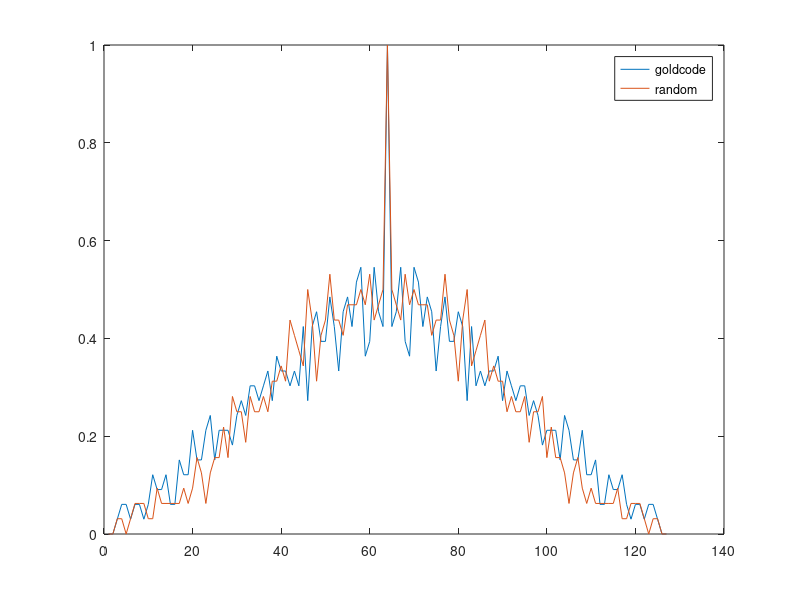

MATLAB code for this plot:
%https://www.hindawi.com/journals/ijap/2015/956735/

clear all;

polynom1 = [0 1 0 0 1 1 0 1];
polynom2 = [0 0 0 1 0 1 0 1];
LFSR1=[0 0 0 0 1 0 0 1];
LFSR2=[0 1 0 0 0 1 0 1];
i = 1;
equal = 1;
while(i<=64)
    code1(i) = LFSR1(8)
    inter1 = mod(polynom1*LFSR1',2);
    for(k = 1:7)
       n = 9-k;
       LFSR1(n)= LFSR1(n-1);
    end
    LFSR1(1) = inter1;
    code2(i) = LFSR2(8);
    inter2 = mod(polynom2*LFSR2',2);
    for(k = 1:7)
       n = 9-k;
       LFSR2(n)= LFSR2(n-1);
    end
    LFSR2(1) = inter2;
    
    result(i) = mod(code1(i)+code2(i),2);    
    i=i+1;
end
figure;
autocorrelation = conv(result, fliplr(result));
autocorrelation = autocorrelation/max(autocorrelation);
plot(autocorrelation);
hold on;
result2 =0.5+0.5*sign(randn(1,64));
autocorrelation2 = conv(result2, fliplr(result2));
autocorrelation2 = autocorrelation2/max(autocorrelation2);
plot(autocorrelation2);
legend('goldcode','random');

%Results from the Gold code generator
%result = 146 205 197 15 247 177 230 36
%HEX = 92CDC50FF7B1E624

%Some good codes with random function
%DA94498E801C730A
%93C355A57640147C
%47C7684116D9DE06
